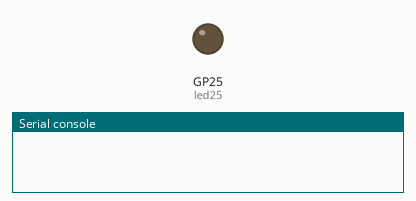
The program below on a simulated Raspberry Pi Pico running MicroPython. On the bench: output pins drawn as LEDs (lit = HIGH), the last lines printed to the serial console.

Above: at 0.5 s.
At 23.5 s:
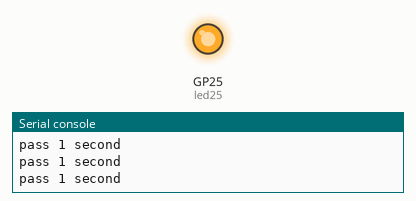
Timing chart, 0 to 26.1 s (numbered marks = the images above):
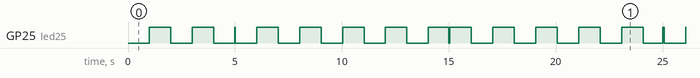

Measured:
- by itself, GP25 (led25): moves between LOW and HIGH, repeating every 20.1 s

The program:

Lesson06_2.py
```python
import machine
import time
from machine import Pin

start_ticks1 = time.ticks_ms()
start_ticks2 = time.ticks_ms()
start_ticks3 = time.ticks_ms()
led25 = Pin("LED",Pin.OUT)
ledStatus = False

while True:
    if time.ticks_diff(time.ticks_ms(),start_ticks1) >= 1000:
        print("pass 1 second")
        start_ticks1 = time.ticks_ms()
        ledStatus = not ledStatus
        led25.value(ledStatus)
    if time.ticks_diff(time.ticks_ms(),start_ticks2) >= 5000:
        print("pass 5 second")
        start_ticks2 = time.ticks_ms()
        ledStatus = not ledStatus
        led25.value(ledStatus)
    if time.ticks_diff(time.ticks_ms(),start_ticks3) >= 10000:
        print("pass 10 second")
        start_ticks3 = time.ticks_ms()
        ledStatus = not ledStatus
        led25.value(ledStatus)
```
